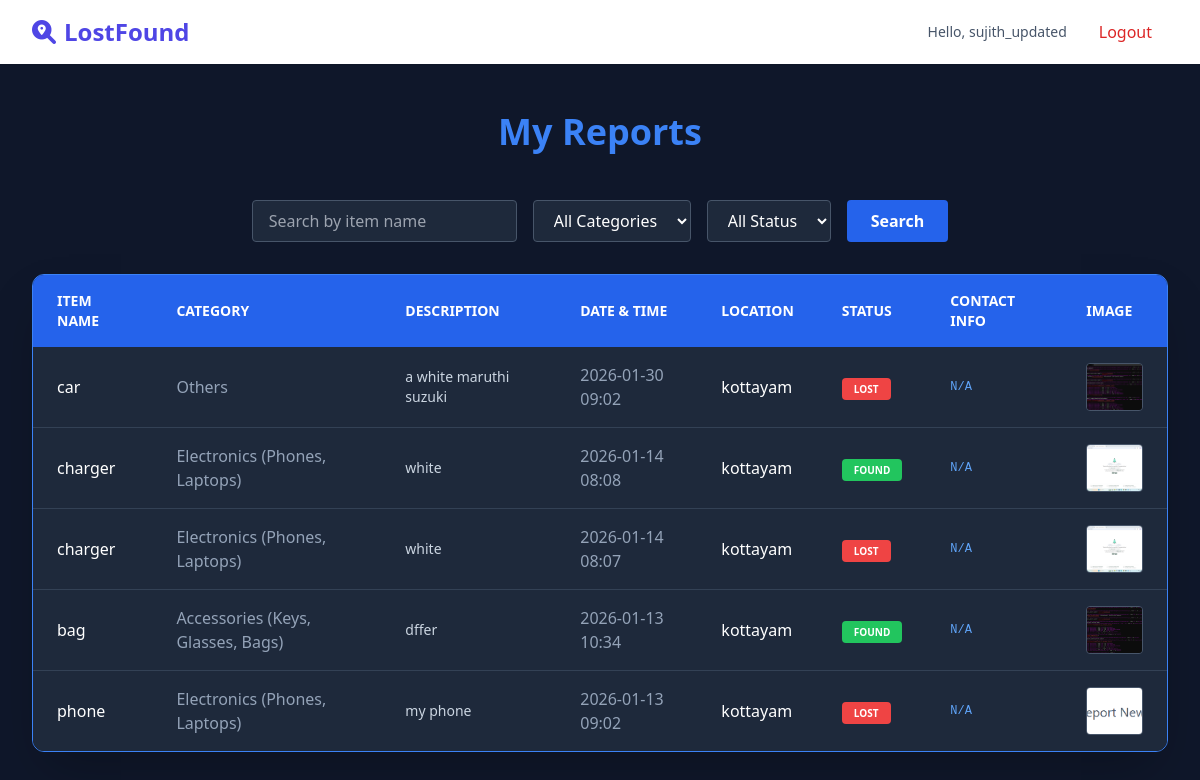
The app's page /items/my-reports/ (signed in) with its own data.
### accounts/models.py (models this page shows, shortened)
class CustomUser(AbstractUser):
    USER_TYPE_CHOICES = [
        ('normal', 'Normal User'),
        ('admin', 'Administrator'),
    ]
    ACCOUNT_STATUS_CHOICES = [
        ('active', 'Active'),
        ('suspended', 'Suspended'),
        ('banned', 'Banned'),
    ]
    phone_number = models.CharField(max_length=15, blank=True, null=True)
    user_type = models.CharField(max_length=10, choices=USER_TYPE_CHOICES, default='normal')
    account_status = models.CharField(max_length=10, choices=ACCOUNT_STATUS_CHOICES, default='active')
    suspension_reason = models.TextField(blank=True, null=True)
    suspended_by = models.ForeignKey('self', on_delete=models.SET_NULL, null=True, blank=True, related_name='suspended_users')
    suspension_date = models.DateTimeField(null=True, blank=True)
    last_login_attempt = models.DateTimeField(null=True, blank=True)

### items/models.py (models this page shows, shortened)
class Item(models.Model):
    CATEGORY_CHOICES = [
        ('electronics', 'Electronics (Phones, Laptops)'),
        ('documents', 'Documents (ID, Passport, Wallet)'),
        ('pets', 'Pets & Animals'),
        ('accessories', 'Accessories (Keys, Glasses, Bags)'),
        ('others', 'Others'),
    ]
    STATUS_CHOICES = [
        ('LOST', 'Lost'),
        ('FOUND', 'Found'),
    ]
    user = models.ForeignKey(settings.AUTH_USER_MODEL, on_delete=models.CASCADE)
    title = models.CharField(max_length=200)
    description = models.TextField()
    category = models.CharField(max_length=50, choices=CATEGORY_CHOICES)
    status = models.CharField(max_length=5, choices=STATUS_CHOICES)
    location = models.CharField(max_length=255)
    image = models.ImageField(upload_to='item_images/', blank=True, null=True)
    created_at = models.DateTimeField(auto_now_add=True)

### items/views.py (the view)
# urls.py: path('my-reports/', views.my_reports, name='my_reports'),
@login_required
def my_reports(request):
    reports = Item.objects.filter(user=request.user).order_by('-created_at')
    query = request.GET.get('q')
    category = request.GET.get('category')
    status = request.GET.get('status')
    if query:
        reports = reports.filter(title__icontains=query)
    if category and category != 'All Categories':
        reports = reports.filter(category=category.lower())
    if status and status != 'All Status':
        reports = reports.filter(status=status.upper())
    return render(request, 'items/my_reports.html', {'my_items': reports})

### items/templates/items/my_reports.html (shortened to what this page needs)
{% extends 'base.html' %}
{% block content %}
<div class="min-h-screen bg-[#0f172a] py-12 px-8 text-white">
    <h1 class="text-4xl font-bold text-blue-500 text-center mb-12">My Reports</h1>
    <form method="GET" action="{% url 'my_reports' %}" class="flex flex-wrap justify-center gap-4 mb-8">
        <input type="text" name="q" placeholder="Search by item name" value="{{ request.GET.q }}"
               class="bg-[#1e293b] border border-slate-600 rounded px-4 py-2 outline-none focus:border-blue-500 text-white">
        <select name="category" class="bg-[#1e293b] border border-slate-600 rounded px-4 py-2 text-white">
            <option>All Categories</option>
        </select>
        <select name="status" class="bg-[#1e293b] border border-slate-600 rounded px-4 py-2 text-white">
            <option>All Status</option>
        </select>
        <button type="submit" class="bg-blue-600 hover:bg-blue-700 px-6 py-2 rounded font-bold transition">
            Search
        </button>
    </form>
    <div class="max-w-7xl mx-auto overflow-hidden rounded-xl border border-blue-500 shadow-2xl">
        <table class="w-full text-left border-collapse">
            <thead class="bg-blue-600 text-white text-sm uppercase">
                <tr>
                    <th class="px-6 py-4">Item Name</th>
                    <th class="px-6 py-4">Category</th>
                    <th class="px-6 py-4">Description</th>
                    <th class="px-6 py-4">Date & Time</th>
                    <th class="px-6 py-4">Location</th>
                    <th class="px-6 py-4">Status</th>
                    <th class="px-6 py-4">Contact Info</th>
                    <th class="px-6 py-4">Image</th>
                </tr>
            </thead>
            <tbody class="bg-[#1e293b] divide-y divide-slate-700">
                {% for item in my_items %}
                <tr class="hover:bg-[#2d3a4f] transition">
                    <td class="px-6 py-4 font-medium">{{ item.title }}</td>
                    <td class="px-6 py-4 text-slate-400">{{ item.get_category_display }}</td>
                    <td class="px-6 py-4 text-slate-300 text-sm">{{ item.description|truncatechars:40 }}</td>
                    <td class="px-6 py-4 text-slate-400">{{ item.created_at|date:"Y-m-d H:i" }}</td>
                    <td class="px-6 py-4">{{ item.location }}</td>
                    <td class="px-6 py-4">
                        <span class="px-3 py-1 rounded text-[10px] font-bold uppercase
                            {% if item.status == 'LOST' %} bg-red-500 {% else %} bg-green-500 {% endif %} text-white">
                            {{ item.status }}
                        </span>
                    </td>
                    <td class="px-6 py-4 text-blue-400 font-mono text-xs">{{ item.contact_info|default:"N/A" }}</td>
                    <td class="px-6 py-4">
                        {% if item.image %}
                            <img src="{{ item.image.url }}" class="w-16 h-12 object-cover rounded border border-slate-600">
                        {% else %}
                            <span class="text-slate-600 italic text-xs">No Image</span>
                        {% endif %}
                    </td>
                </tr>
                {% endfor %}
            </tbody>
        </table>
    </div>
</div>
{% endblock %}

### items/templates/base.html (shortened to what this page needs)
<!DOCTYPE html>
<html lang="en">
<head>
    <script src="https://cdn.tailwindcss.com"></script>
    <link href="https://cdnjs.cloudflare.com/ajax/libs/font-awesome/6.0.0/css/all.min.css" rel="stylesheet">
</head>
<body class="bg-slate-50 font-sans">
    <nav class="bg-white shadow-sm sticky top-0 z-50">
    <div class="max-w-7xl mx-auto px-4 sm:px-6 lg:px-8">
        <div class="flex justify-between h-16 items-center">
            <div class="flex items-center">
                <a href="{% if user.is_authenticated %}{% url 'dashboard' %}{% else %}/{% endif %}" class="text-2xl font-bold text-indigo-600">
                    <i class="fa-solid fa-magnifying-glass-location mr-2"></i>LostFound
                </a>
            </div>
            <div class="flex items-center space-x-4">
                {% if user.is_authenticated %}
                    <span class="text-slate-600 text-sm hidden md:block">Hello, {{ user.username }}</span>
                    <form action="{% url 'logout' %}" method="post" class="inline">
                        <button type="submit" class="px-4 py-2 text-red-600 font-medium hover:bg-red-50 rounded-lg transition">Logout</button>
                    </form>
                {% else %}
                    <a href="{% url 'login' %}" class="px-4 py-2 text-indigo-600 font-medium hover:bg-indigo-50 rounded-lg transition">Login</a>
                    <a href="{% url 'signup' %}" class="px-4 py-2 bg-indigo-600 text-white font-medium rounded-lg hover:bg-indigo-700 shadow-md transition">Sign Up</a>
                {% endif %}
            </div>
        </div>
    </div>
</nav>
    {% block content %}
    {% endblock %}
</body>
</html>

### records on screen
CustomUser: username "sujith_updated"
Item: title "car", category "Others", description "a white maruthi suzuki", created_at "2026-01-30 09:02", location "kottayam", status "LOST", contact_info "N/A", image (picture)
Item: title "charger", category "Electronics (Phones, Laptops)", description "white", created_at "2026-01-14 08:08", location "kottayam", status "FOUND", contact_info "N/A", image (picture)
Item: title "charger", category "Electronics (Phones, Laptops)", description "white", created_at "2026-01-14 08:07", location "kottayam", status "LOST", contact_info "N/A", image (picture)
Item: title "bag", category "Accessories (Keys, Glasses, Bags)", description "dffer", created_at "2026-01-13 10:34", location "kottayam", status "FOUND", contact_info "N/A", image (picture)
Item: title "phone", category "Electronics (Phones, Laptops)", description "my phone", created_at "2026-01-13 09:02", location "kottayam", status "LOST", contact_info "N/A", image (picture)
